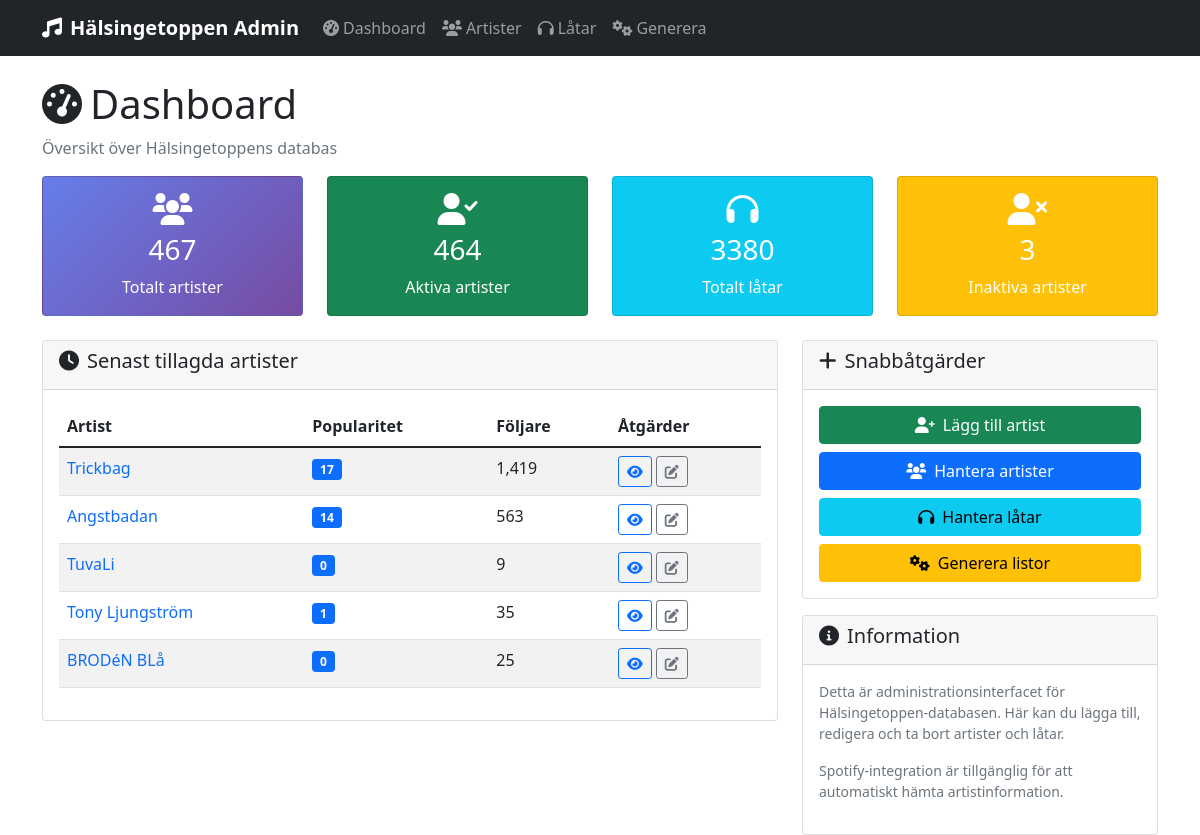
Before: / with the older database file.
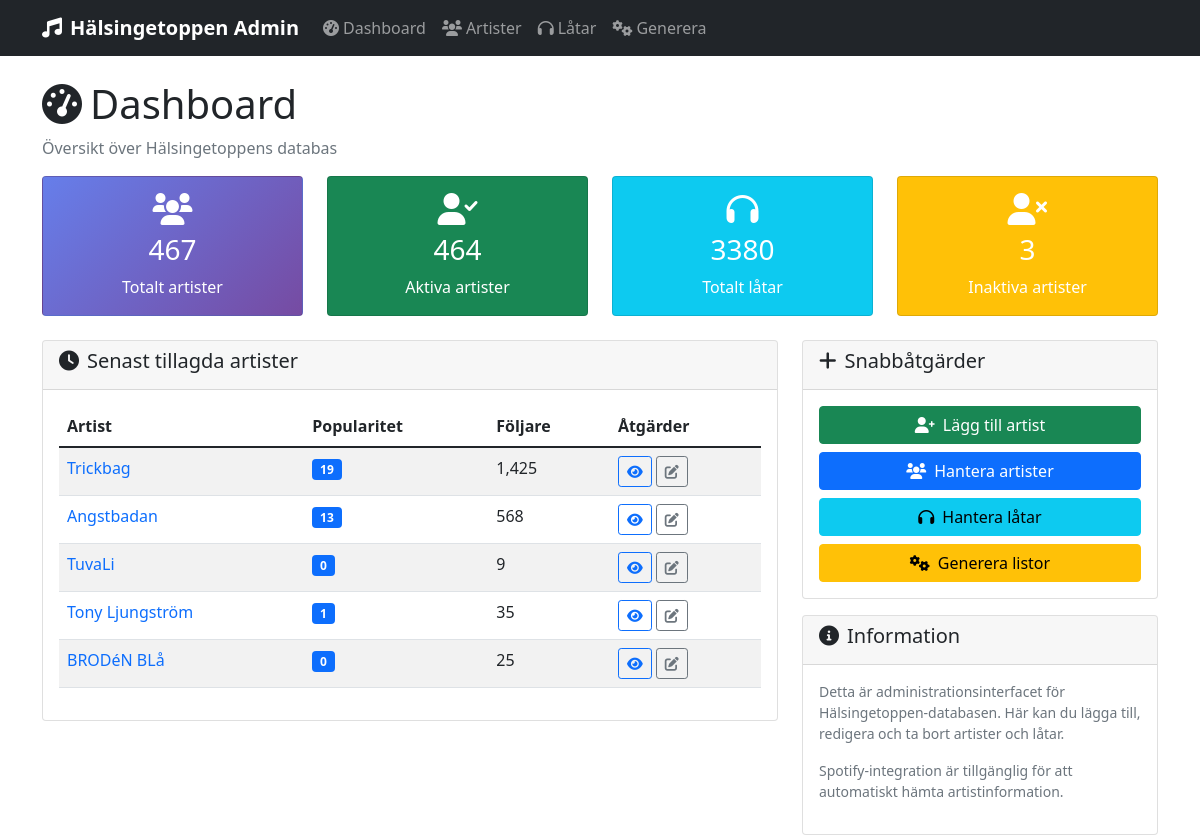
After: the same page with the newer database file.
### tables this page shows
CREATE TABLE "artists" (
	"id"	TEXT UNIQUE,
	"link_to_area"	INTEGER,
	"name"	TEXT,
	"popularity"	INTEGER,
	"followers"	INTEGER,
	"link"	TEXT,
	"picture_small"	TEXT,
	"picture_large"	INTEGER,
	"bInactivate"	INTEGER,
	"notes"	INTEGER
, added_at TEXT, markdown_info TEXT, apple_music_link TEXT, youtube_music_link TEXT);

### web_admin.py (the view)
@app.route('/')
def index():
    conn = get_db_connection()
    artist_count = conn.execute('SELECT COUNT(*) FROM artists').fetchone()[0]
    track_count = conn.execute('SELECT COUNT(*) FROM tracks').fetchone()[0]
    active_artists = conn.execute('SELECT COUNT(*) FROM artists WHERE bInactivate = 0 OR bInactivate IS NULL').fetchone()[0]
    recent_artists = conn.execute('''
        SELECT id, name, popularity, followers
        FROM artists
        ORDER BY ROWID DESC
        LIMIT 5
    ''').fetchall()
    conn.close()
    return render_template('dashboard.html',
                         artist_count=artist_count,
                         track_count=track_count,
                         active_artists=active_artists,
                         recent_artists=recent_artists)

### web_admin.py (called while the page is built)
def get_db_connection():
    conn = sqlite3.connect(DB_PATH)
    conn.row_factory = sqlite3.Row
    return conn

### templates/dashboard.html (shortened to what the changed rows need)
{% extends "base.html" %}
{% block content %}
<div class="row">
    <div class="col-12">
        <h1><i class="fas fa-tachometer-alt me-2"></i>Dashboard</h1>
    </div>
</div>
<div class="row">
    <div class="col-md-8">
        <div class="card">
            <div class="card-body">
                {% if recent_artists %}
                    <div class="table-responsive">
                        <table class="table table-striped">
                            <thead>
                                <tr>
                                    <th>Artist</th>
                                    <th>Popularitet</th>
                                    <th>Följare</th>
                                    <th>Åtgärder</th>
                                </tr>
                            </thead>
                            <tbody>
                                {% for artist in recent_artists %}
                                <tr>
                                    <td>
                                        <a href="{{ url_for('artist_detail', artist_id=artist.id) }}" class="text-decoration-none">
                                            {{ artist.name }}
                                        </a>
                                    </td>
                                    <td>
                                        <span class="badge bg-primary">{{ artist.popularity }}</span>
                                    </td>
                                    <td>{{ "{:,}".format(artist.followers or 0) }}</td>
                                    <td>
                                        <a href="{{ url_for('artist_detail', artist_id=artist.id) }}" class="btn btn-sm btn-outline-primary">
                                            <i class="fas fa-eye"></i>
                                        </a>
                                        <a href="{{ url_for('edit_artist', artist_id=artist.id) }}" class="btn btn-sm btn-outline-secondary">
                                            <i class="fas fa-edit"></i>
                                        </a>
                                    </td>
                                </tr>
                                {% endfor %}
                            </tbody>
                        </table>
                    </div>
                {% else %}
                    <p class="text-muted">Inga artister i databasen ännu.</p>
                {% endif %}
            </div>
        </div>
    </div>
</div>
{% endblock %}

Changed rows visible on the page:
changed artists "Trickbag": popularity "17" → "19"; followers "1,419" → "1,425"
changed artists "Angstbadan": popularity "14" → "13"; followers "563" → "568"
